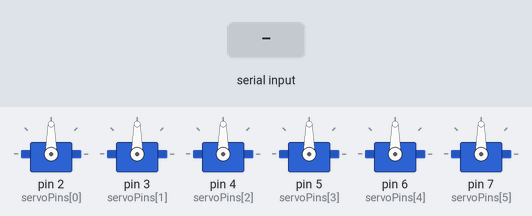
Bench run of a sketch on a simulated Arduino Uno, built with avr-gcc and run on an emulated ATmega328P. Parts: 6 × servo. Inputs (shaded band) come from the test bench. What the sketch prints to the serial monitor is not drawn.

Above: at 2.2 s.
2.3 s: "1\n" received over Serial
At 2.45 s:
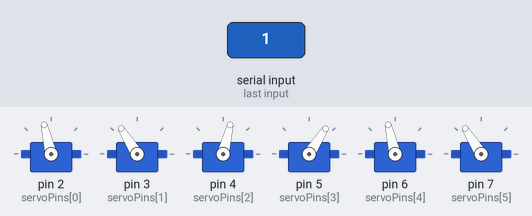
At 3.07 s:
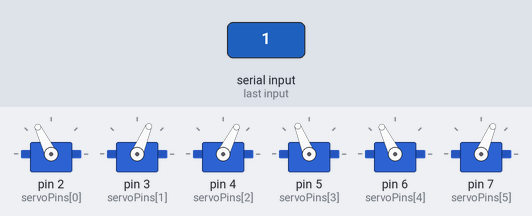
5.3 s: byte 53 ('5') received over Serial
8.3 s: byte 50 ('2') received over Serial
At 8.76 s:
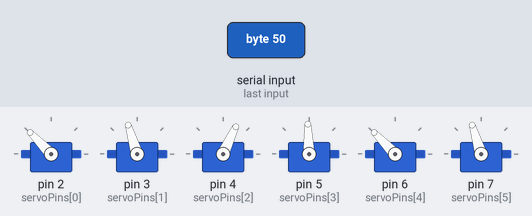
11.3 s: byte 51 ('3') received over Serial
14.3 s: byte 54 ('6') received over Serial
17.3 s: byte 52 ('4') received over Serial
At 18.8 s:
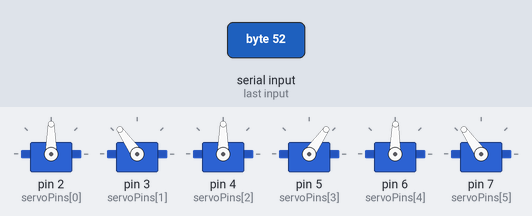
Timing chart, 0 to 19.8 s (numbered marks = the images above; inputs shaded):
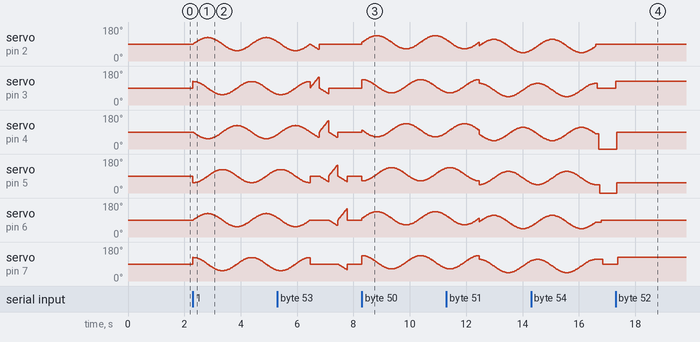

Measured:
- after the input at 17.3 s, servo on pin 3 (servoPins[1]): 90° → 125° at once; servo on pin 4 (servoPins[2]): 0° → 90° after 0.05 s; servo on pin 5 (servoPins[3]): 0° → 55° after 0.05 s; servo on pin 6 (servoPins[4]): 90° → 89° after 0.08 s; servo on pin 7 (servoPins[5]): 90° → 125° after 0.08 s

The sketch:

SnakeControl.ino
```cpp
#include <Servo.h>

// =================== 基本参数 ===================
const int TotalNumberofServos = 6;      // 6 个舵机

Servo myServos[TotalNumberofServos];

float pi = 3.14159;
float Shift;                            // 相邻关节之间的相位差
int InteriorAngle, SetpointAngle, MaxAngleDisplacement;

// 根据实际接线改这里：6 个舵机信号线对应的引脚
const int servoPins[TotalNumberofServos] = {
  2, 3, 4, 5, 6, 7
};

// 每个舵机的零点偏差（单位：度），之后可以按需要微调
int servoOffset[TotalNumberofServos] = {0, 0, 0, 0, 0, 0};

// =================== 工具函数 ===================

// 所有舵机设为同一个角度（不加偏差）
void setAllServos(int angle) {
  for (int i = 0; i < TotalNumberofServos; i++) {
    myServos[i].write(angle);
  }
}

// Raw Reset：全部打到 90°（机械中位，不加偏差）
void rawReset90() {
  setAllServos(90);
}

// Home 姿态：直线 + 软件偏差
void homePose() {
  for (int i = 0; i < TotalNumberofServos; i++) {
    int target = 90 + servoOffset[i];
    if (target < 0) target = 0;
    if (target > 180) target = 180;
    myServos[i].write(target);
  }
}

// 尺蠖用的小“拱”
void applyHump(int baseIndex, int pos) {
  const int humpSize = 3;
  const int pattern[humpSize] = { -1, 2, -1 };

  // 先拉直到 90°
  rawReset90();

  for (int k = 0; k < humpSize; k++) {
    int idx = baseIndex + k;
    if (idx >= 0 && idx < TotalNumberofServos) {
      int angle = 90 + pattern[k] * pos;
      if (angle < 0) angle = 0;
      if (angle > 180) angle = 180;
      myServos[idx].write(angle);
    }
  }
}

// =================== 各种动作 ===================

// 1. 直线（用 Home 姿态）
void straightline() {
  homePose();
}

// 2. C 形（全部往一侧偏）
void Cshape() {
  setAllServos(60);
}

// 3. U 形：中间几节强弯
void ubend() {
  int mid1, mid2;
  if (TotalNumberofServos % 2 == 0) {
    mid1 = TotalNumberofServos / 2 - 1;
    mid2 = TotalNumberofServos / 2;
  } else {
    mid1 = TotalNumberofServos / 2;
    mid2 = -1;
  }

  for (int i = 0; i < TotalNumberofServos; i++) {
    if (i == mid1 || i == mid2) {
      myServos[i].write(0);
    } else {
      myServos[i].write(90);
    }
    delay(50);
  }
}

// 4. 环形：弯成接近闭环的多边形
void ring() {
  InteriorAngle = 180 - 360 / (TotalNumberofServos + 1);
  SetpointAngle = abs(InteriorAngle - 90);
  for (int i = 0; i < TotalNumberofServos; i++) {
    myServos[i].write(SetpointAngle);
    delay(50);
  }
}

// 5. 蛇形爬行 slither
void slither(int offset, int Amplitude, int Speed, float Wavelengths) {
  MaxAngleDisplacement = abs(offset) + abs(Amplitude);

  // 确保不会超过 [0,180]
  while (MaxAngleDisplacement > 90) {
    Amplitude = abs(Amplitude) - 1;
    MaxAngleDisplacement = abs(offset) + Amplitude;
  }

  for (int i = 0; i < 360; i++) {
    float rads = i * pi / 180.0;

    for (int j = 0; j < TotalNumberofServos; j++) {
      float angle = 90 + offset +
                    Amplitude * sin(Speed * rads + j * Wavelengths * Shift);
      if (angle < 0) angle = 0;
      if (angle > 180) angle = 180;
      myServos[j].write((int)angle);
    }
    delay(10);
  }
}

// 6. 静态波形 staticWave
void staticWave(int offset, int Amplitude, float Wavelengths) {
  MaxAngleDisplacement = abs(offset) + abs(Amplitude);

  while (MaxAngleDisplacement > 90) {
    Amplitude = abs(Amplitude) - 1;
    MaxAngleDisplacement = abs(offset) + Amplitude;
  }

  for (int j = 0; j < TotalNumberofServos; j++) {
    float angle = 90 + offset +
                  Amplitude * sin(j * Wavelengths * Shift);
    if (angle < 0) angle = 0;
    if (angle > 180) angle = 180;
    myServos[j].write((int)angle);
    delay(15);
  }
}

// 7. 尺蠖步态 InchWorm
void InchWorm() {
  const int humpSize = 3;
  const int maxPos   = 30;

  for (int base = 0; base <= TotalNumberofServos - humpSize; base++) {
    for (int pos = 0; pos <= maxPos; pos++) {
      applyHump(base, pos);
      delay(10);
    }
  }

  homePose();
  delay(200);
}

// =================== 串口菜单相关 ===================

void printHelp() {
  Serial.println(F("===== Snake Robot 控制菜单 ====="));
  Serial.println(F("r: Raw Reset, 所有舵机到 90 度（无偏差）"));
  Serial.println(F("0: Home 复位到直线 (90+偏差)"));
  Serial.println(F("1: slither 直行"));
  Serial.println(F("2: slither 右转"));
  Serial.println(F("3: slither 左转"));
  Serial.println(F("4: staticWave 1.5 波长"));
  Serial.println(F("5: InchWorm 尺蠖步态"));
  Serial.println(F("6: U 形 (ubend)"));
  Serial.println(F("7: 圈形 (ring)"));
  Serial.println(F("8: C 形 (Cshape)"));
  Serial.println(F("9: 拉直 (straightline = Home)"));
  Serial.println(F("h: 再次打印帮助"));
  Serial.println(F("================================"));
}

// 根据输入字符执行动作
void handleKey(char c) {
  switch (c) {
    case 'r':
    case 'R':
      Serial.println(F("[动作] Raw Reset: 所有舵机到 90 度（无偏差）"));
      rawReset90();
      break;

    case '0':
      Serial.println(F("[动作] Home: 复位到直线 (带偏差)"));
      homePose();
      break;

    case '1':
      Serial.println(F("[动作] slither 直行"));
      slither(0, 35, 2, 1.5);
      break;

    case '2':
      Serial.println(F("[动作] slither 右转"));
      slither(10, 35, 2, 1.5);
      break;

    case '3':
      Serial.println(F("[动作] slither 左转"));
      slither(-10, 35, 2, 1.5);
      break;

    case '4':
      Serial.println(F("[动作] staticWave 1.5 波长"));
      staticWave(0, 35, 1.5);
      break;

    case '5':
      Serial.println(F("[动作] InchWorm 尺蠖步态"));
      InchWorm();
      break;

    case '6':
      Serial.println(F("[动作] U 形 ubend"));
      ubend();
      break;

    case '7':
      Serial.println(F("[动作] 圈形 ring"));
      ring();
      break;

    case '8':
      Serial.println(F("[动作] C 形 Cshape"));
      Cshape();
      break;

    case '9':
      Serial.println(F("[动作] 拉直 straightline (Home)"));
      straightline();
      break;

    case 'h':
    case 'H':
      printHelp();
      break;

    default:
      Serial.println(F("未知命令，输入 h 查看帮助"));
      break;
  }
}

// =================== Arduino 标准入口 ===================

void setup() {
  Serial.begin(115200);

  // 计算相位差
  Shift = 2 * pi / TotalNumberofServos;

  // 绑定舵机引脚
  for (int i = 0; i < TotalNumberofServos; i++) {
    myServos[i].attach(servoPins[i]);
  }

  // 上电后先复位到 Home 姿态
  homePose();
  delay(1000);

  printHelp();
}

void loop() {
  if (Serial.available() > 0) {
    char c = Serial.read();
    if (c == '\n' || c == '\r') {
      return;  // 忽略换行
    }
    handleKey(c);
  }
}
```
